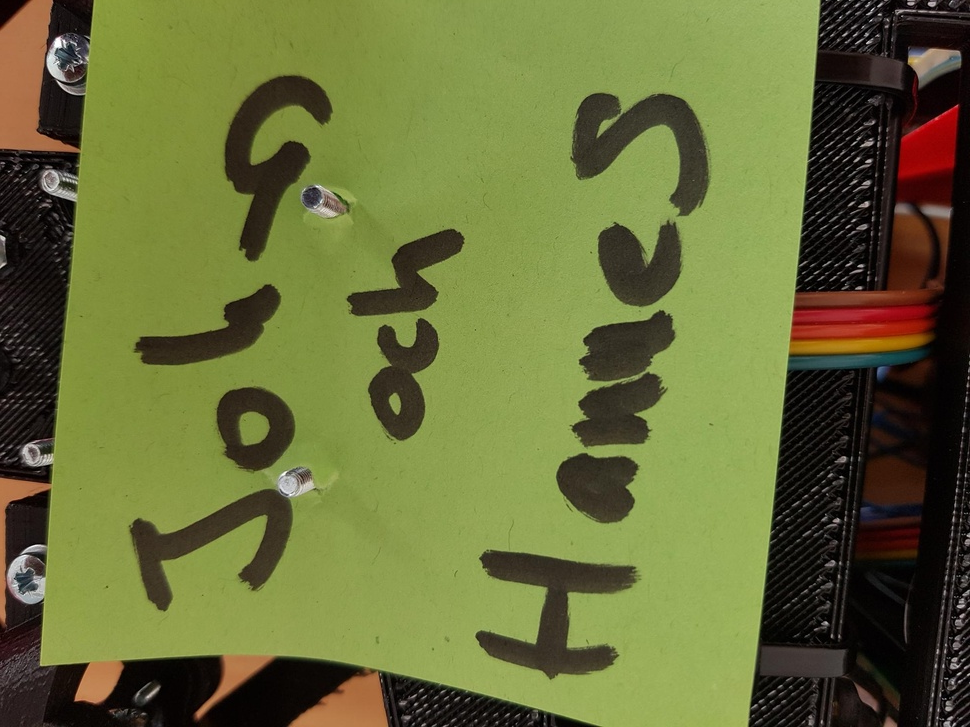
#> input picture src/test_img.jpg, 970 x 727 px, shrunk from 2016 x 1512 before the run
$ python shape_detection.py   (older library calls are emulated)
#> lines starting #> are read from the running program, lines starting #| are printed output that depends on the picture; after the words box and inside, x2 and y2 are one past the last pixel; in counts of white or black regions, pixels touching at a corner belong together
import cv2
import numpy as np

hsv_mask = (80, 150, 150)
threshold = 0.24
upper_mask = (int(min(hsv_mask[0]*(1+threshold), 179)),
	      int(min(hsv_mask[1]*(1+threshold), 255)),
              int(min(hsv_mask[2]*(1+threshold), 255)))

lower_mask = (int(max(hsv_mask[0]*(1-threshold), 0)),
	      int(max(hsv_mask[1]*(1-threshold), 0)),
              int(max(hsv_mask[2]*(1-threshold), 0)))


path = "test_img.jpg"
img = cv2.imread(path)
#> img is the input picture: shape (727, 970, 3); mean B, G, R 57, 109.9, 104.1
img = cv2.GaussianBlur(img, (25, 25), 0)
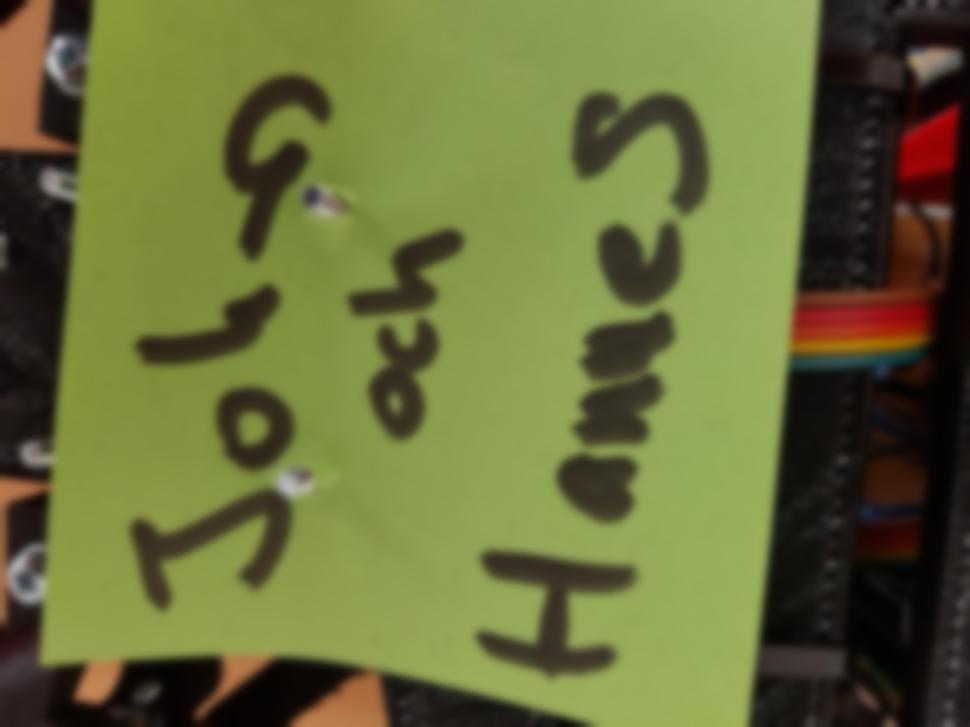
#> img: shape (727, 970, 3); mean B, G, R 57, 109.9, 104.1
hsv = cv2.cvtColor(img, cv2.COLOR_RGB2HSV)
#> hsv: shape (727, 970, 3); mean H, S, V 91.8, 121.5, 115
mask = cv2.inRange(hsv, lower_mask, upper_mask)
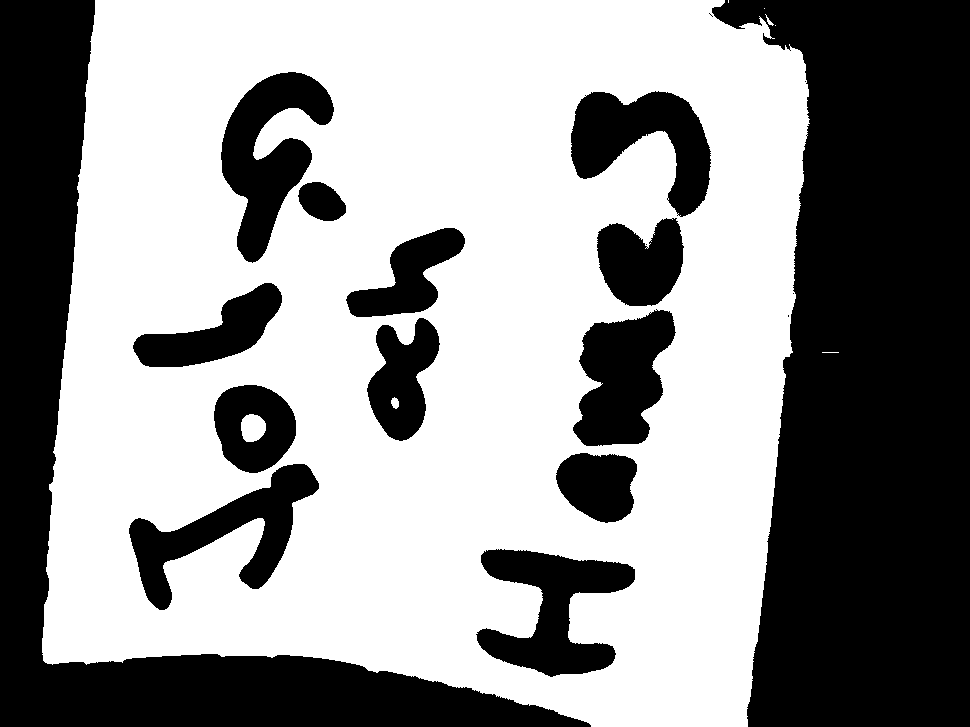
#> mask: shape (727, 970); 58.1% white; 19 black regions (5 under 20 px)
output = cv2.bitwise_and(img, img, mask=mask)
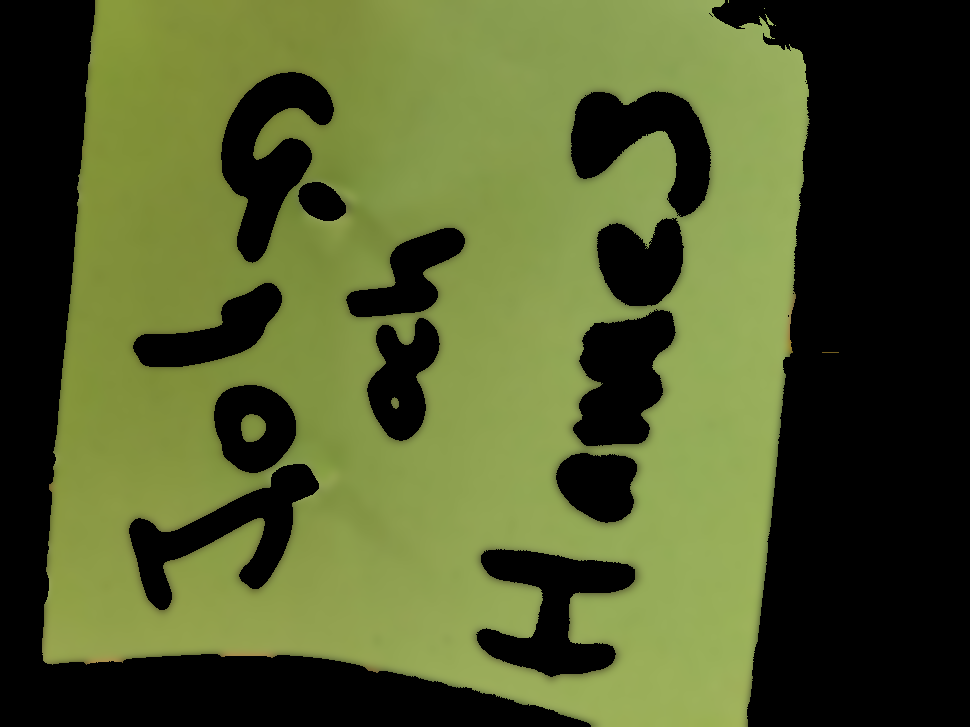
#> output: shape (727, 970, 3); mean B, G, R 43.6, 90.6, 80.1
cv2.imwrite("out_mask.png", output)
ret,thresh = cv2.threshold(mask, 40, 255, 0)
im2,contours,hierarchy = cv2.findContours(thresh, cv2.RETR_EXTERNAL, cv2.CHAIN_APPROX_NONE)
#> contours = 6 contours, 5 with area under 20; largest, box (x1, y1, x2, y2) and area: (42, 0, 810, 727) 488705
if len(contours) != 0:
    # draw in blue the contours that were founded
    cv2.drawContours(output, contours, -1, 255, 3)

    #find the biggest area
    c = max(contours, key = cv2.contourArea)
#> c = contour of 2876 points, box (x1, y1, x2, y2) (42, 0, 810, 727), area 488705

    x,y,w,h = cv2.boundingRect(c)
#> x = 42; y = 0; w = 768; h = 727
    # draw the book contour (in green)
    cv2.rectangle(output,(x,y),(x+w,y+h),(0,255,0),2)
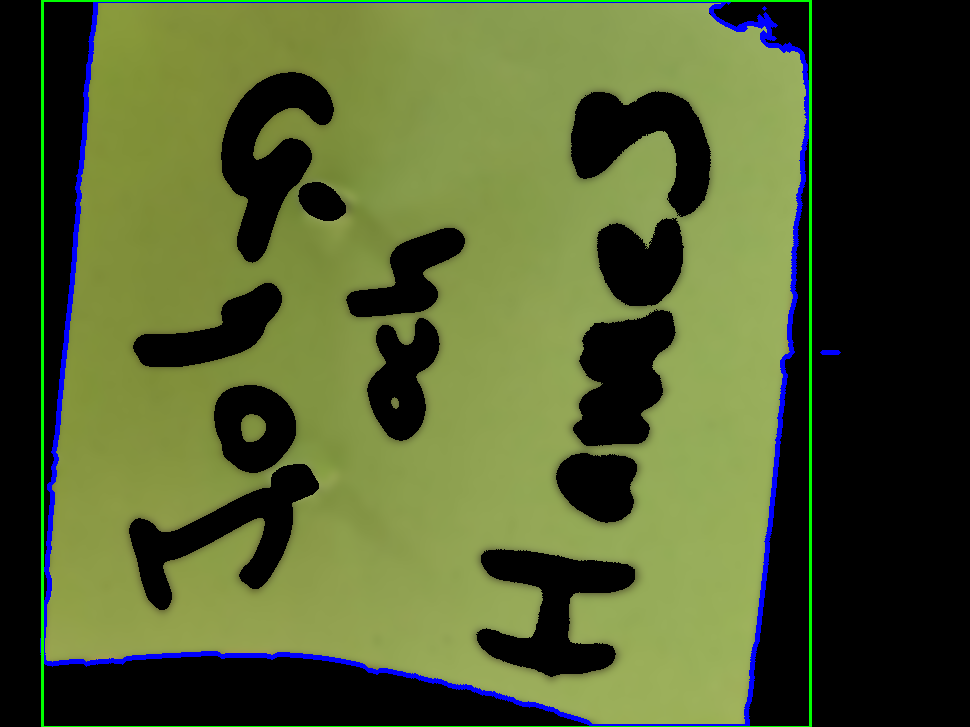
#> output: shape (727, 970, 3); mean B, G, R 46.8, 91.2, 78.5

    angle_img = output
    height, width, _ = angle_img.shape
#> height = 727; width = 970
    cv2.line(angle_img,(int(width/2.),int(height/2.)),(int((x+w)/2.),int((y+h)/2.)),(255,255,255),5)
    cv2.line(angle_img,(int(width/2.),int(height/2.)),(int(width/2.), height),(255,255,255),5)
    cv2.line(angle_img,(int(width/2.),int(height)),(int((x+w)/2.),int((y+h)/2.)),(255,255,255),5)
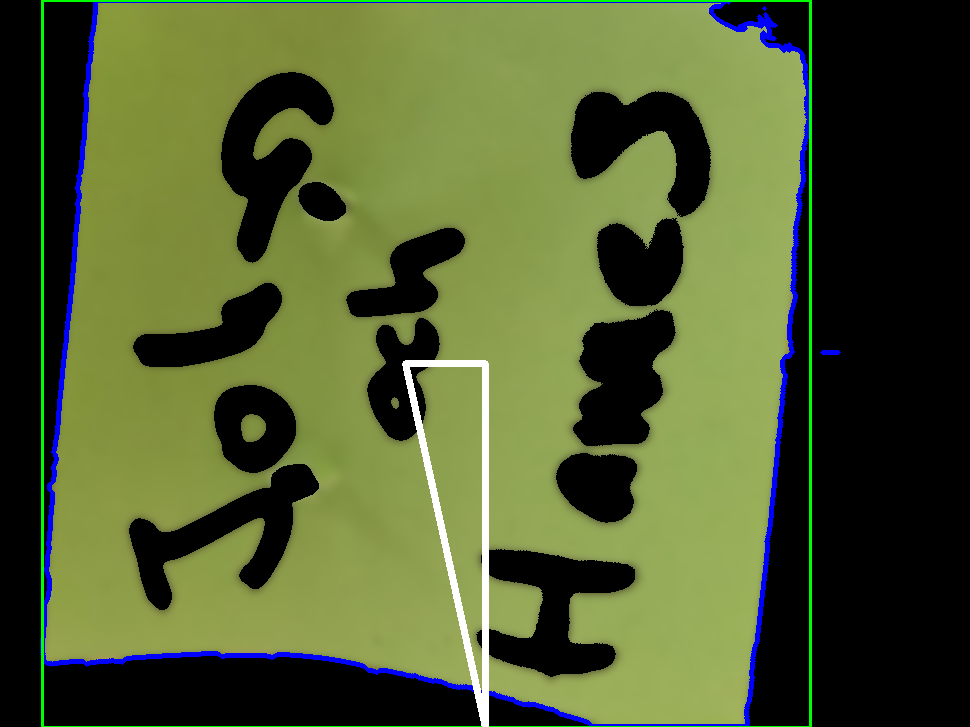
#> angle_img: shape (727, 970, 3); mean B, G, R 48.3, 92.3, 79.7
    cv2.imwrite("out_angle.png", angle_img)


cv2.imwrite("out_shape.png", output)

$ run again, with src/sample01.png saved as src/test_img.jpg
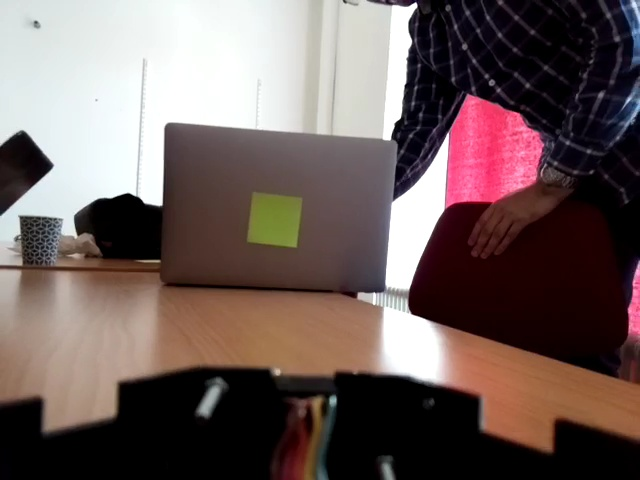
#> input picture src/sample01.png, 640 x 480 px
#> img is the input picture: shape (480, 640, 3); mean B, G, R 92, 94.4, 110.8
#> hsv: shape (480, 640, 3); mean H, S, V 89.5, 81.4, 112.9
#> `mask = cv2.inRange(hsv, lower_mask, upper_mask)`:
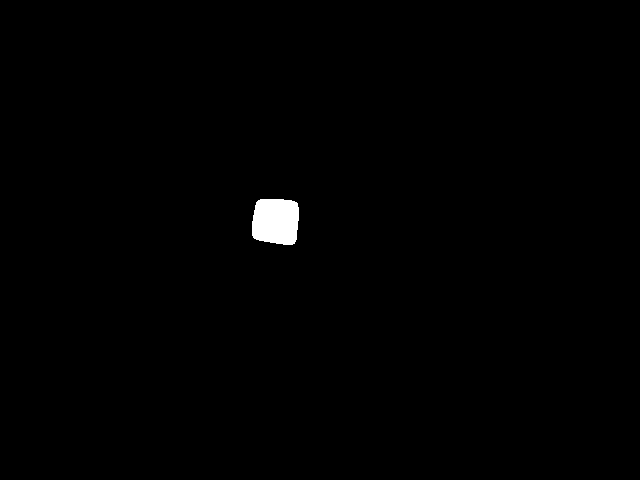
#> mask: shape (480, 640); 0.62% white; 1 white region
#> contours = 1 contour; box (x1, y1, x2, y2) and area: (252, 199, 299, 245) 1840
#> c = contour of 157 points, box (x1, y1, x2, y2) (252, 199, 299, 245), area 1840
#> x = 252; y = 199; w = 47; h = 46
#> `cv2.line(angle_img,(int(width/2.),int(height)),(int((x+w)/2.),int((y+h..`:
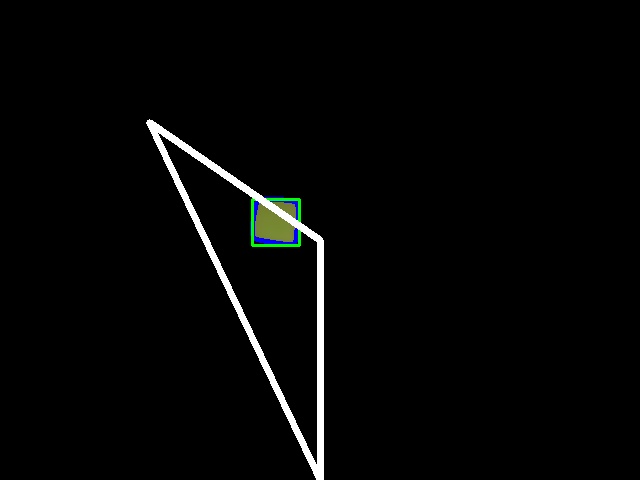
#> angle_img: shape (480, 640, 3); mean B, G, R 5.3, 5.7, 5.2
